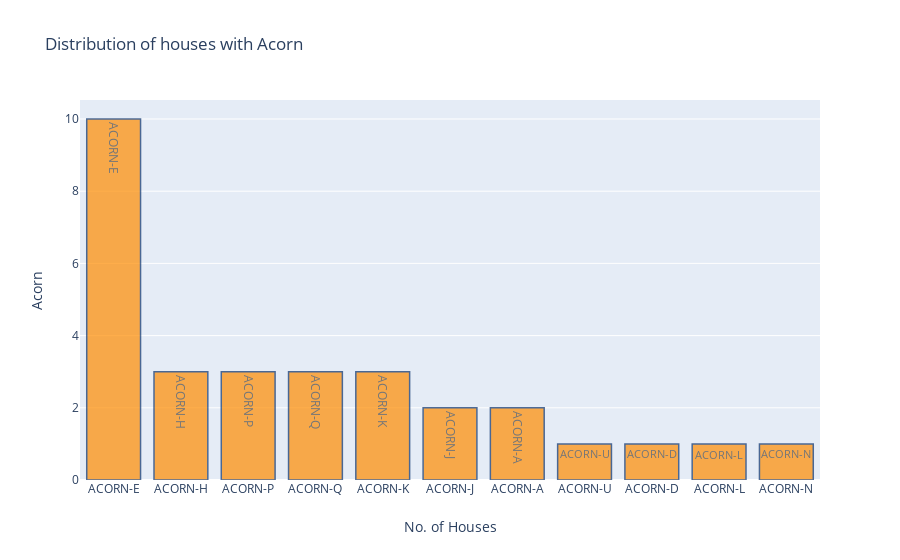

Source (notebook cell):
### Code cell
data_graph = [go.Bar(x=acorn_data['Acorn'].values,y=acorn_data['Count'].values,
                name='Total Matches',text=acorn_data['Acorn'].values,
                marker=dict(color='rgb(255,140,0)',
                            line=dict(color='rgb(8,48,107)',width=1.5,)),opacity=0.7)]

layout = go.Layout(title='Distribution of houses with Acorn',xaxis = dict(tickmode='linear',title="No. of Houses"),
                   yaxis=dict(title='Acorn'))
fig = go.Figure(data=data_graph, layout=layout)
iplot(fig)

### Figure 1 — Plotly figure (JSON) as saved in the notebook; plotly's stock layout.template omitted (floating-point values rounded to 4 significant figures)
{"data": [{"marker": {"color": "rgb(255,140,0)", "line": {"color": "rgb(8,48,107)", "width": 1.5}}, "name": "Total Matches", "opacity": 0.7, "text": ["ACORN-E", "ACORN-H", "ACORN-P", "ACORN-Q", "ACORN-K", "ACORN-J", "ACORN-A", "ACORN-U", "ACORN-D", "ACORN-L", "ACORN-N"], "type": "bar", "x": ["ACORN-E", "ACORN-H", "ACORN-P", "ACORN-Q", "ACORN-K", "ACORN-J", "ACORN-A", "ACORN-U", "ACORN-D", "ACORN-L", "ACORN-N"], "y": [10, 3, 3, 3, 3, 2, 2, 1, 1, 1, 1]}], "layout": {"title": {"text": "Distribution of houses with Acorn"}, "xaxis": {"tickmode": "linear", "title": {"text": "No. of Houses"}}, "yaxis": {"title": {"text": "Acorn"}}}}
